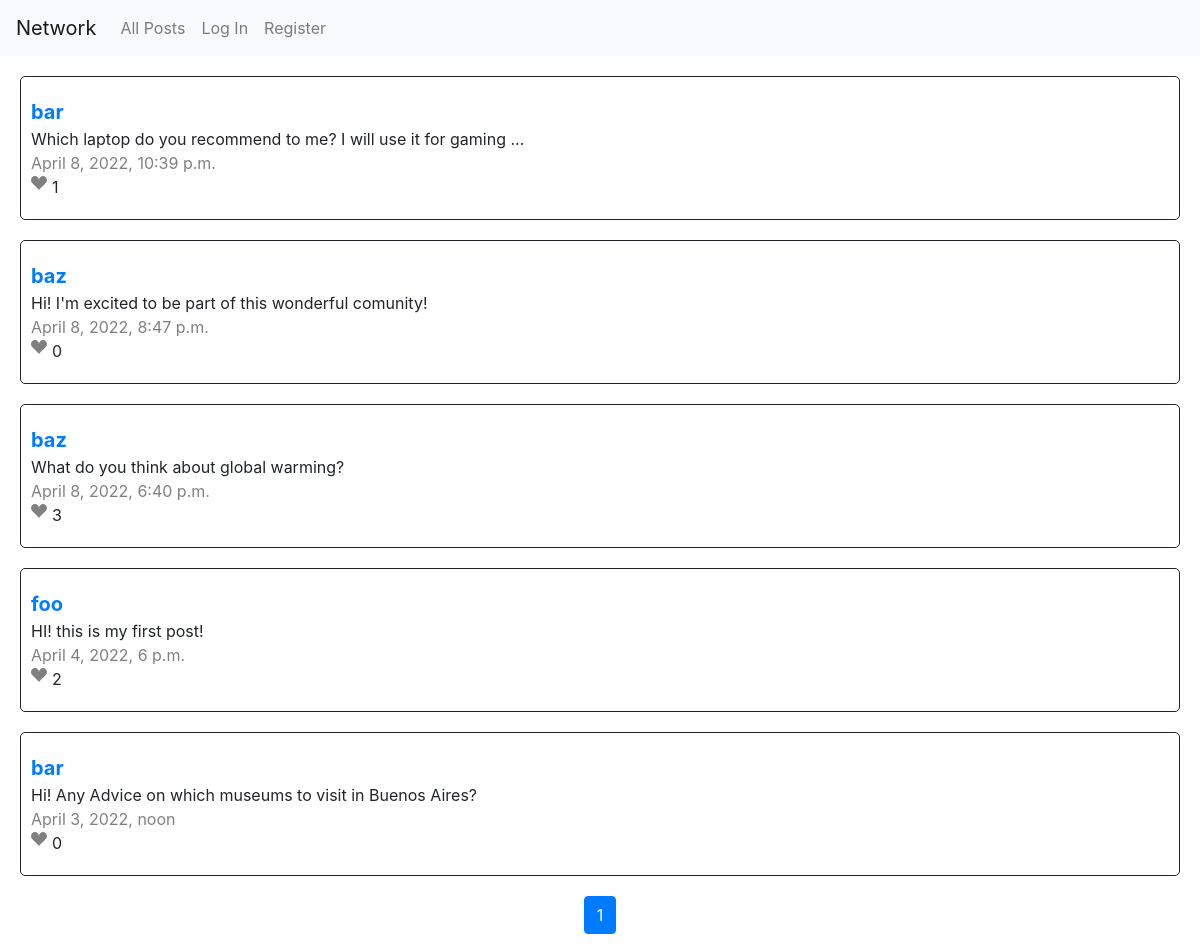
The app's page /, older data.
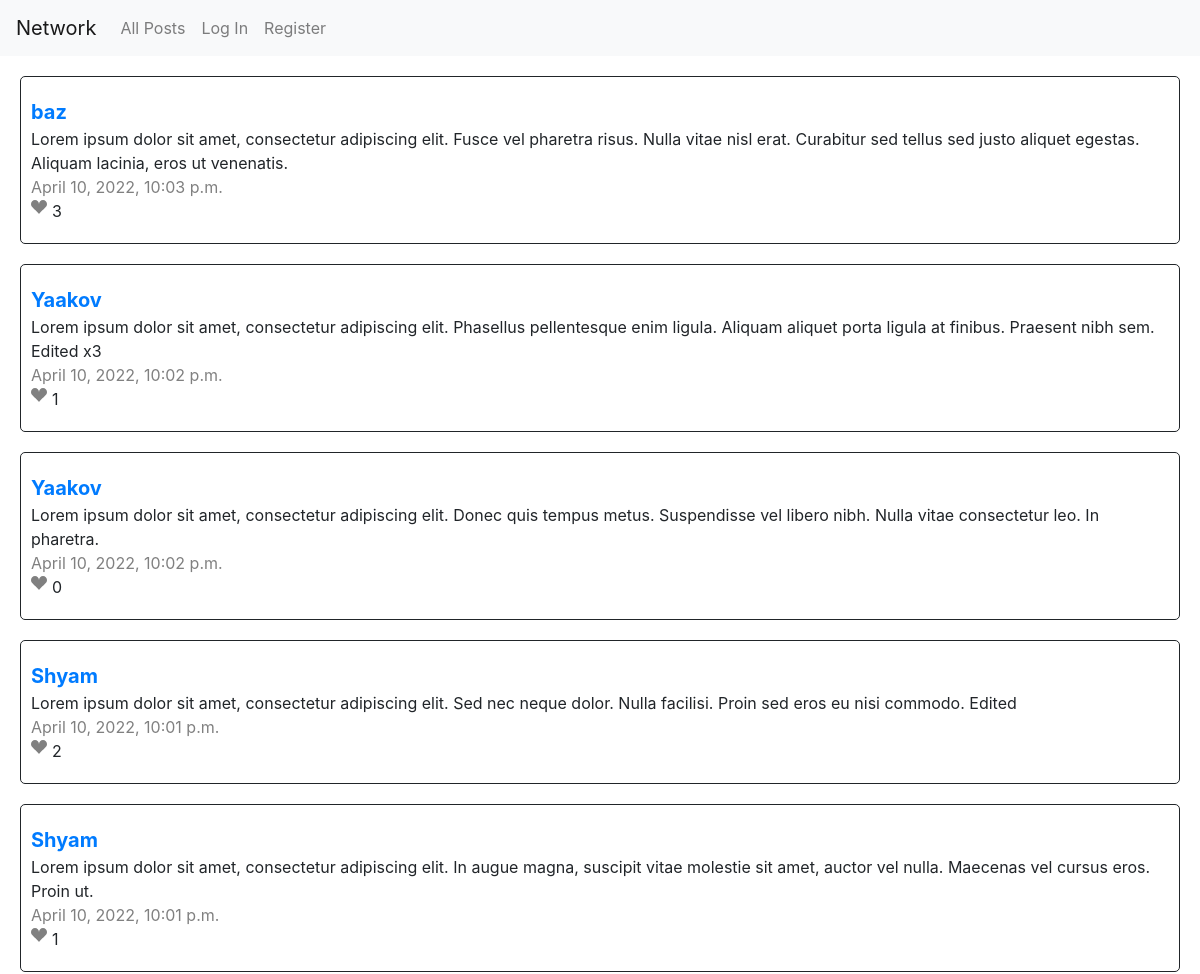
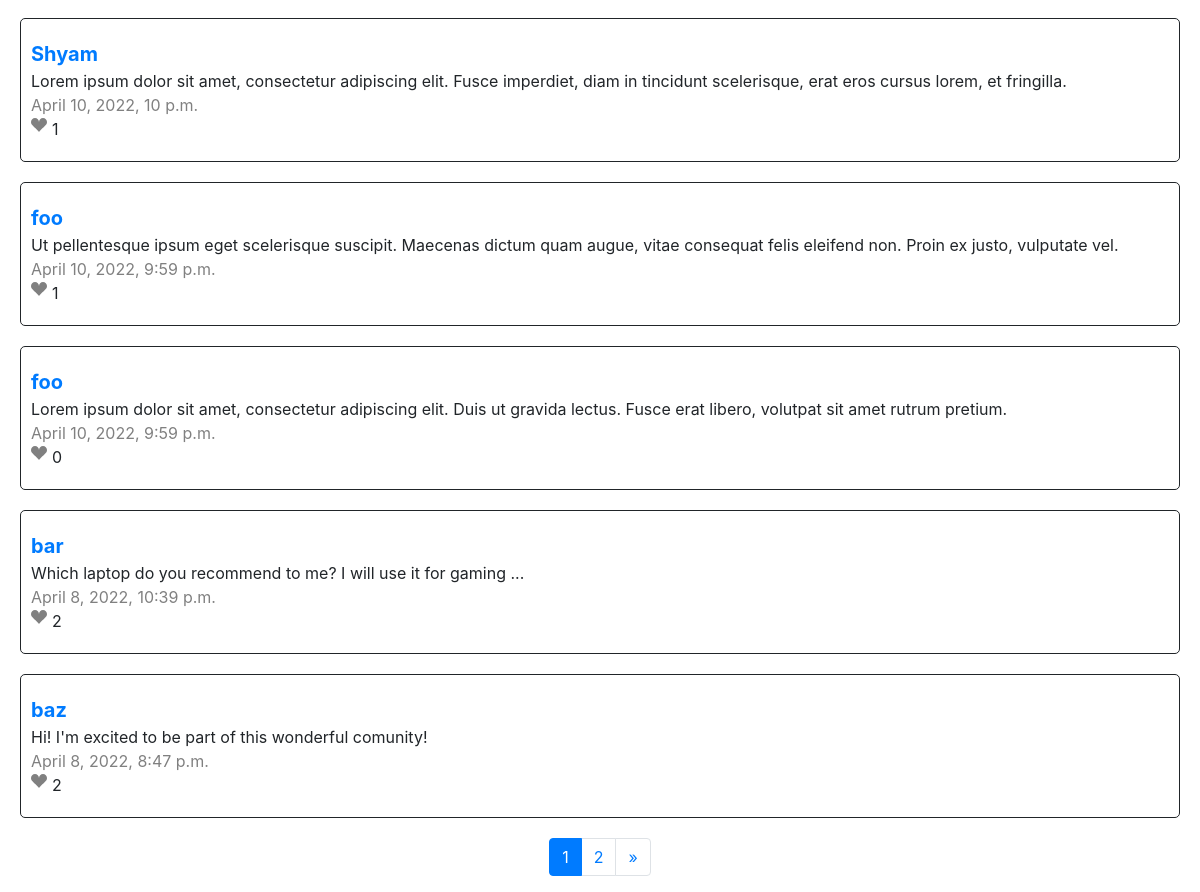
The same page, newer data (2 pictures, top to bottom).
### network/models.py (models this page shows, shortened)
class Post(models.Model):
    author = models.ForeignKey(User, on_delete=models.CASCADE, related_name="posts")
    content = models.TextField()
    timestamp = models.DateTimeField()
    likes = models.ManyToManyField(User, blank=True, related_name="liked_posts")
    def get_like_url(self):
        return reverse("network:like_toogle", kwargs={'post_id': self.pk})

class User(AbstractUser):
    following = models.ManyToManyField("self", symmetrical=False, blank=True, related_name="followers")

### network/views.py (the view, shortened to what this page needs)
# urls.py: path("", views.index, name="index"),
def index(request):
    posts_all = Post.objects.all().order_by("-timestamp")
    paginator = Paginator(posts_all, 10) # Shows 10 posts per page
    page_number = request.GET.get("page")
    page_obj = paginator.get_page(page_number)
    return render(request, "network/index.html", {
        'posts': page_obj,
        'post_form': PostForm()
    })

### network/templates/network/index.html (shortened to what this page needs)
{% extends "network/layout.html" %}
{% load static %}
{% block body %}
    {% for post in posts %}
    <div>
      <div class= "post" id="{{ post.pk }}">
        <a href="{% url 'network:profile' post.author.pk %}">
          <b class="post-author">{{ post.author.username }}</b>
        </a>
        <div class="post-content" id="content-{{ post.pk }}">{{ post.content }}</div>
        <div class="post-timestamp">{{ post.timestamp }}</div>
        <div class="likes-container">
          {% if user.is_authenticated %}
            {% if user in post.likes.all %}
              <svg class="post-like-button" data-href="{{ post.get_like_url }}" xmlns="http://www.w3.org/2000/svg" width="16" height="16" fill="red" class="bi bi-suit-heart-fill" viewBox="0 0 16 16">
                <path d="M4 1c2.21 0 4 1.755 4 3.92C8 2.755 9.79 1 12 1s4 1.755 4 3.92c0 3.263-3.234 4.414-7.608 9.608a.513.513 0 0 1-.784 0C3.234 9.334 0 8.183 0 4.92 0 2.755 1.79 1 4 1z"/>
              </svg>
            {% else %}
              <svg class="post-like-button" data-href="{{ post.get_like_url }}" xmlns="http://www.w3.org/2000/svg" width="16" height="16" fill="grey" class="bi bi-suit-heart-fill" viewBox="0 0 16 16">
                <path d="M4 1c2.21 0 4 1.755 4 3.92C8 2.755 9.79 1 12 1s4 1.755 4 3.92c0 3.263-3.234 4.414-7.608 9.608a.513.513 0 0 1-.784 0C3.234 9.334 0 8.183 0 4.92 0 2.755 1.79 1 4 1z"/>
              </svg>
            {% endif %}
          {% else %}
            <svg class="post-like-button" data-href="{{ post.get_like_url }}" xmlns="http://www.w3.org/2000/svg" width="16" height="16" fill="grey" class="bi bi-suit-heart-fill" viewBox="0 0 16 16">
              <path d="M4 1c2.21 0 4 1.755 4 3.92C8 2.755 9.79 1 12 1s4 1.755 4 3.92c0 3.263-3.234 4.414-7.608 9.608a.513.513 0 0 1-.784 0C3.234 9.334 0 8.183 0 4.92 0 2.755 1.79 1 4 1z"/>
            </svg>
          {% endif %}
          <div class="post-likes-count" id="likes-{{ post.pk }}">{{ post.likes.count }}</div>
        </div>
      </div>
    </div>
    {% endfor %}
    <nav aria-label="Page navigation example">
      <ul class="pagination justify-content-center">
        {% for page in posts.paginator.page_range %}
          {% if page == posts.number %}
            <li class="page-item active"><a class="page-link" href="?page={{ page }}">{{ page }}</a></li>
          {% else %}
            <li class="page-item"><a class="page-link" href="?page={{ page }}">{{ page }}</a></li>
          {% endif %}
        {% endfor %}
        {% if posts.has_next %}
          <li class="page-item">
            <a class="page-link" href="?page={{ posts.next_page_number }}" aria-label="Next">
              <span aria-hidden="true">&raquo;</span>
            </a>
          </li>
        {% endif %}
      </ul>
    </nav>
{% endblock %}

Row changes from the older to the newer data that the page shows:
no longer on this page (row unchanged): Post: author.username "baz", content "What do you think about global warming?", timestamp "April 8, 2022, 6:40 p.m.", likes.count "3"
no longer on this page (row unchanged): Post: author.username "foo", content "HI! this is my first post!", timestamp "April 4, 2022, 6 p.m.", likes.count "2"
no longer on this page (row unchanged): Post: author.username "bar", content "Hi! Any Advice on which museums to visit in Buenos Aires?", timestamp "April 3, 2022, noon", likes.count "0"
added Post: author.username "baz", content "Lorem ipsum dolor sit amet, consectetur adipiscing elit. Fusce vel pharetra risus. Nulla vitae nisl erat. Curabitur sed tellus sed justo aliquet egestas. Aliquam lacinia, eros ut venenatis.", timestamp "April 10, 2022, 10:03 p.m.", likes.count "3"
added Post: author.username "Yaakov", content "Lorem ipsum dolor sit amet, consectetur adipiscing elit. Phasellus pellentesque enim ligula. Aliquam aliquet porta ligula at finibus. Praesent nibh sem. Edited x3", timestamp "April 10, 2022, 10:02 p.m.", likes.count "1"
added Post: author.username "Yaakov", content "Lorem ipsum dolor sit amet, consectetur adipiscing elit. Donec quis tempus metus. Suspendisse vel libero nibh. Nulla vitae consectetur leo. In pharetra.", timestamp "April 10, 2022, 10:02 p.m.", likes.count "0"
added Post: author.username "Shyam", content "Lorem ipsum dolor sit amet, consectetur adipiscing elit. Sed nec neque dolor. Nulla facilisi. Proin sed eros eu nisi commodo. Edited", timestamp "April 10, 2022, 10:01 p.m.", likes.count "2"
added Post: author.username "Shyam", content "Lorem ipsum dolor sit amet, consectetur adipiscing elit. In augue magna, suscipit vitae molestie sit amet, auctor vel nulla. Maecenas vel cursus eros. Proin ut.", timestamp "April 10, 2022, 10:01 p.m.", likes.count "1"
added Post: author.username "Shyam", content "Lorem ipsum dolor sit amet, consectetur adipiscing elit. Fusce imperdiet, diam in tincidunt scelerisque, erat eros cursus lorem, et fringilla.", timestamp "April 10, 2022, 10 p.m.", likes.count "1"
added Post: author.username "foo", content "Ut pellentesque ipsum eget scelerisque suscipit. Maecenas dictum quam augue, vitae consequat felis eleifend non. Proin ex justo, vulputate vel.", timestamp "April 10, 2022, 9:59 p.m.", likes.count "1"
added Post: author.username "foo", content "Lorem ipsum dolor sit amet, consectetur adipiscing elit. Duis ut gravida lectus. Fusce erat libero, volutpat sit amet rutrum pretium.", timestamp "April 10, 2022, 9:59 p.m.", likes.count "0"
computed for Post "April 8, 2022, 10:39 p.m.": likes.count "1" → "2"
computed for Post "Hi! I'm excited to be part of this wonderful comunity!": likes.count "0" → "2"
Text that changed along with them:
new list line: "2"
